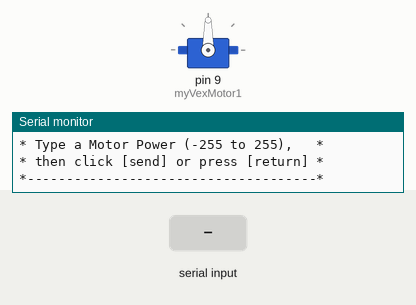
Simulated run of this sketch. Board: Arduino Uno, built with avr-gcc and run on an emulated ATmega328P. Parts: servo, the last lines printed to the serial monitor. The test bench sets the inputs (shaded band).

Above: at 1.2 s.
1.3 s: "90,45\n" received over Serial
At 1.38 s:
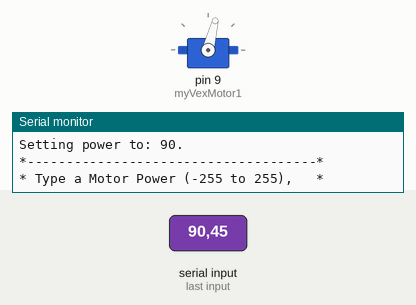
2.9 s: "200\n" received over Serial
At 3.8 s:
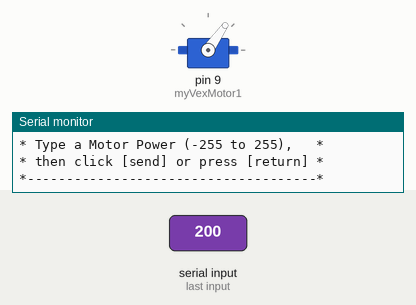
Timing chart, 0 to 5.9 s (numbered marks = the images above; inputs shaded):
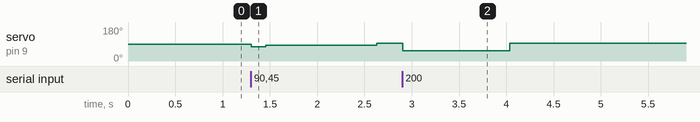

Measured:
- after the input at 1.3 s, servo on pin 9 (myVexMotor1): 90° → 76° at once, → 84° 0.15 s later, → 93° 1.2 s later
- after the input at 2.9 s, servo on pin 9 (myVexMotor1): 93° → 55° at once, → 93° 1.1 s later

The sketch:

vexMotorTest.ino
```cpp
/* vexMotorTest.ino

 Upload this program to your Arduino and open up the Serial Monitor
 to manually control / specify the speed of your servo motor.

 Hardware connections:
 =====================
 To connect the standard 2-wire VEX motor 393 to an Arduino requires
 a Motor Controller 29 module. Connect the wires on the Motor Controller
 to the Arduino with the following pins:

 MOTOR CONTROLLER 29  <-------->  ARDUINO
 =============================================
 WHITE (signal)           Digital pin 9
 RED (power)              VIN (Battery Power -- 5V works too, but won't be as strong or fast)
 BLACK (ground)           Ground (GND)

 This sketch was written by SparkFun Electronics, with lots of help from the Arduino community.
 This code is completely free for any use.
 */

#include <vexMotor.h> // includes the vexMotor library - uses Servo.h
                      // -- do not #include <Servo.h>

vexMotor myVexMotor1;  // creates an instance of the vexMotor class
// create an instance for each motor that is connected
// to your device.

void setup()
{
  myVexMotor1.attach(9); // setup / attach the vexMotor onto pin 9
  Serial.begin(9600);    // starts the Serial communication on Arduino
}

void loop()
{
  int inputValue;
  // Print out prompt for user.
  Serial.println("*-------------------------------------*");  // Print a blank line
  Serial.println("* Type a Motor Power (-255 to 255),   *");
  Serial.println("* then click [send] or press [return] *");
  Serial.println("*-------------------------------------*");  // Print a blank line

  // Holding loop until an input is read.
  while (Serial.available() == 0)
  {
  }

  // Read in value from Serial Monitor
  inputValue = Serial.parseInt();

  // Print out a message to let you know that the value was received
  Serial.print("Setting power to: ");
  Serial.print(inputValue);
  Serial.println(".");
  Serial.println();

  // Set the speed of the motor. vexMotor.write() takes an input value from -255 to +255.
  // -255 is max speed reverse
  myVexMotor1.write(inputValue);
}
```
